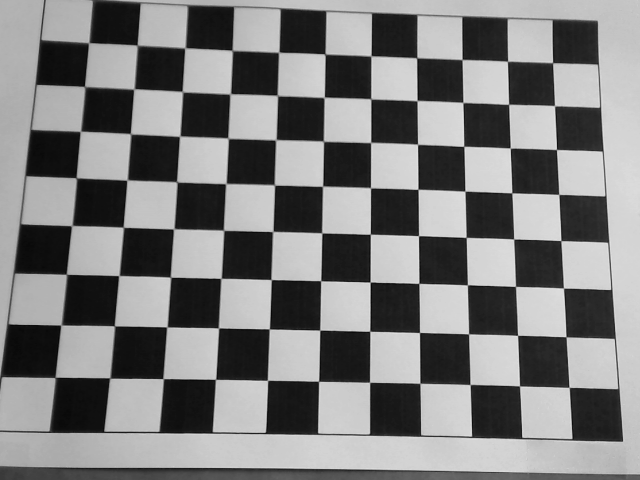
#> input picture data/mire_1.png, 640 x 480 px
$ jupyter execute main.ipynb
#> lines starting #> are read from the running program, lines starting #| are printed output that depends on the picture; after the words box and inside, x2 and y2 are one past the last pixel; in counts of white or black regions, pixels touching at a corner belong together
[cell 1]
# TP Calibrage module du même nom - Raphaël COEZ

# Imports
import cv2
import numpy as np
from matplotlib import pyplot as plt

# Parameters
img_list = ['../data/mire_1.png', '../data/mire_2.png']
box_size = 20
i1 = 480/2
i2 = 640/2
f = 4
val = [0,100]
# [4 lines of commented-out code are left out]
Nx = 8
Ny = 11
N = 2*Nx*Ny
n = N
oc2_sign = -1

[cell 2]
# Get mire_1 corners coord
img = cv2.imread(img_list[0])
#> img is the input picture: shape (480, 640, 3); min 5, max 230, mean 126
corners_pos = np.squeeze(cv2.findChessboardCorners(img,patternSize=[Ny,Nx])[1])
#> corners_pos = 88 pairs, first value 54.96 to 569.2, second value 42.74 to 387.4
cv2.drawChessboardCorners(img,patternSize = [Ny,Nx], corners = corners_pos, patternWasFound=True)
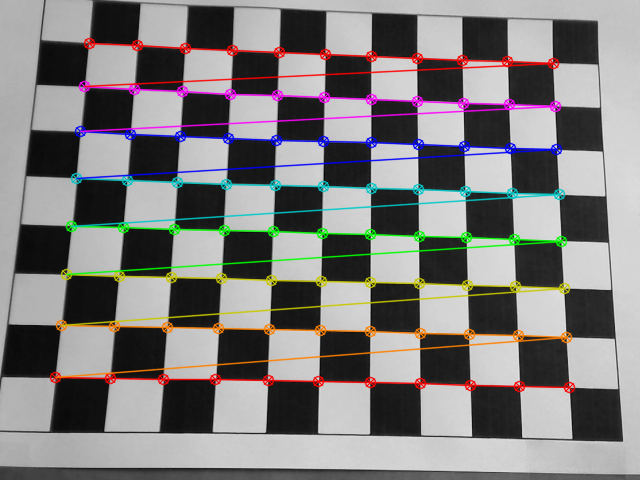
#> img: shape (480, 640, 3); 9.33% of pixels changed, all inside (x1, y1, x2, y2) = (49, 37, 576, 394)
plt.imshow(img)

[cell 3]
# Get mire_2 corners coord
img_2 = cv2.imread(img_list[1])
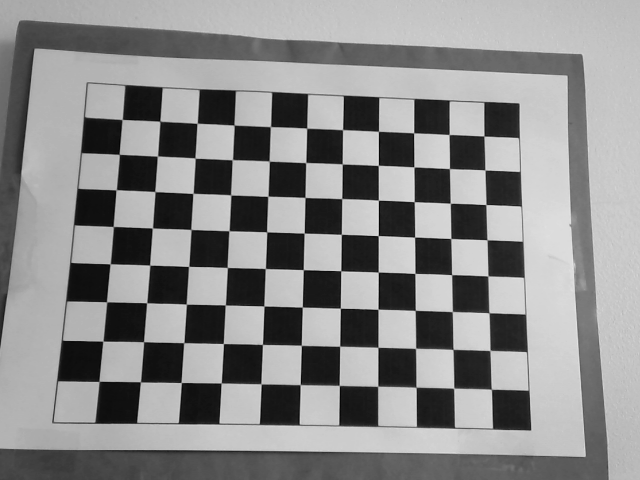
#> input picture data/mire_2.png, 640 x 480 px
#> img_2 is the input picture: shape (480, 640, 3); min 2, max 229, mean 138.2
corners_pos_2 = np.squeeze(cv2.findChessboardCorners(img_2,patternSize=[Ny,Nx])[1])
#> corners_pos_2 = 88 pairs, first value 99 to 490.8, second value 119.4 to 389.1
cv2.drawChessboardCorners(img_2,patternSize = [Ny,Nx], corners = corners_pos_2, patternWasFound=True)
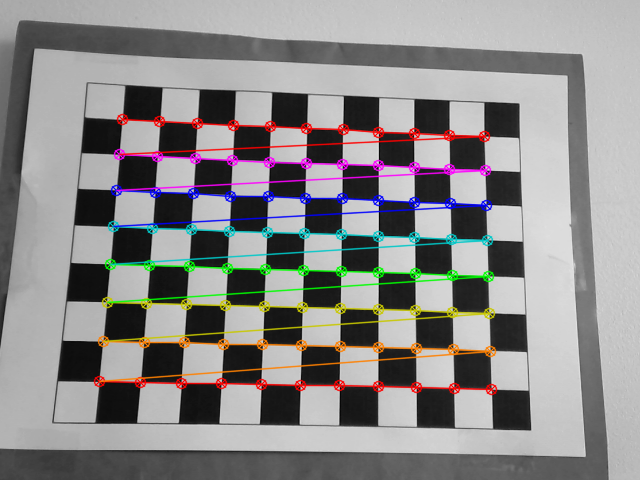
#> img_2: shape (480, 640, 3); 7.66% of pixels changed, all inside (x1, y1, x2, y2) = (93, 113, 498, 396)
plt.imshow(img_2)

[cell 4]
# Build the coord_px vector
coord_px = np.concatenate([np.flip(corners_pos), np.flip(corners_pos_2)])
#> coord_px = 176 pairs, first value 42.74 to 389.1, second value 54.96 to 569.2
print("Coord_px : \n \n",coord_px)
#> (printed output is left out)

[cell 5]
# Build the coord_mm vector
coord_mm_1 = np.zeros([Nx*Ny,3])
x = 0
for i in range(Nx*Ny) :
    coord_mm_1[i,1] = (x) * box_size
    coord_mm_1[i,0] = (i//Ny) * box_size
    coord_mm_1[i,2] = val[0]
    x += 1
    if x >= Ny :
        x = 0

coord_mm_2 = coord_mm_1.copy()
for i in range(Nx*Ny) :
    coord_mm_2[i,2] = val[1]

coord_mm = np.concatenate([coord_mm_1, coord_mm_2])

print("Coord_mm : \n \n",coord_mm)

[cell 6]
# Build A
def get_formula(i, j, coord_px, coord_mm) :
    formula = {0 : (coord_px[i,1]-i2)*coord_mm[i,0], 1 : (coord_px[i,1]-i2)*coord_mm[i,1],
               2 : (coord_px[i,1]-i2)*coord_mm[i,2], 3 : (coord_px[i,1]-i2),
               4 : -(coord_px[i,0]-i1)*coord_mm[i,0], 5 : -(coord_px[i,0]-i1)*coord_mm[i,1],
               6 : -(coord_px[i,0]-i1)*coord_mm[i,2]}
    return formula[j]

A = np.zeros([n,7])
for i in range(n):
    for j in range(7):
        A[i,j] = get_formula(i,j,coord_px, coord_mm)
#> this loop made 176 passes

print(A)
print(A.shape)

[cell 7]
# Build U1
U1 = np.zeros([n,1])
#> U1 = 176 values from 0 to 0
for i in range(n):
    U1[i,0] = coord_px[i,0] - i1
#> after the loop, U1 = 176 values, max 149.1 at index 175, min -197.3 at index 0, mean -6.69

print(U1)

[cell 8]
# Build L
A_t = np.transpose(A)
#L = np.linalg.inv(A_t @ A) @ A_t @ U1
L = np.linalg.pinv(A)@U1
#> L = [-0.00992, -0.000329, -0.0019, 0.856, 0.000198, -0.0102, 0.000987]

print(L)

[cell 9]
# Intermediate Parameters
abs_oc2 = 1/np.sqrt(L[4]**2 + L[5]**2 + L[6]**2)[0]
#> abs_oc2 = 97.54
oc2 = oc2_sign * abs_oc2
#> oc2 = -97.54
beta = abs_oc2 * np.sqrt(L[0]**2 + L[1]**2 + L[2]**2)[0]
#> beta = 0.986
oc1 = L[3][0] * oc2 / beta
#> oc1 = -84.63
r11 = L[0][0] * oc2 / beta
#> r11 = 0.982
r12 = L[1][0] * oc2 / beta
#> r12 = 0.0325
r13 = L[2][0] * oc2 / beta
#> r13 = 0.188
r21 = L[4][0] * oc2
#> r21 = -0.0193
r22 = L[5][0] * oc2
#> r22 = 0.995
r23 = L[6][0] * oc2
#> r23 = -0.0963
R1 = np.array([r11, r12, r13])
#> R1 = [0.982, 0.0325, 0.188]
R2 = np.array([r21, r22, r23])
#> R2 = [-0.0193, 0.995, -0.0963]

[cell 10]
# Rotation matrix parameters
R3 = np.cross(R1, R2)
#> R3 = [-0.191, 0.0908, 0.977]
r31 = R3[0]
#> r31 = -0.191
r32 = R3[1]
#> r32 = 0.0908
r33 = R3[2]
#> r33 = 0.977
phi = -np.arctan(r23/r33)
#> phi = 0.0982
gamma = -np.arctan(r12/r11)
#> gamma = -0.0331
omega = np.arctan(r13/(-r23*np.sin(phi)+r33*np.cos(phi)))
#> omega = 0.189
print(R3)

[cell 11]
# Build U2
U2 = np.zeros([n,1])
for i in range(n):
    U2[i,0] = coord_px[i,1] - i2
#> after the loop, U2 = 176 values, max 249.2 at index 87, min -265 at index 77, mean -9.17

print(U2)

[cell 12]
# Build B
B = np.zeros([n,2])
for i in range(n):
    B[i,0] = U2[i]
    B[i,1] = -(r21*coord_mm[i,0] + r22*coord_mm[i,1] + r23*coord_mm[i,2] + oc2)
#> after the loop, B = 176 pairs, first value -265 to 249.2, second value -101.5 to 109.9

print(B)

[cell 13]
# Build R
R = np.zeros([n])

for i in range(n) :
    R[i] = - U2[i] * (r31 * coord_mm[i,0] + r32 * coord_mm[i,1] + r33 * coord_mm[i,2])
#> after the loop, R = 176 values, max 19350.6 at index 88, min -19009.4 at index 98, mean 48.92

print(R)

[cell 14]
# Find last parameters
[oc3, f2] = np.linalg.inv(B.T@B) @ B.T @ R
#> oc3 = 332.3; f2 = 801.5
s2 = f/f2
#> s2 = 0.00499
f1 = beta * f2
#> f1 = 790.3
s1 = f/f1
#> s1 = 0.00506

print(oc3, f2)

[cell 15]
# Print all parameters

print("Intrisic parameters : \n")
print("oc1 = ", oc1)
print("oc2 = ", oc2)
print("oc3 = ", oc3)
print()
print("phi = ", phi)
print("gamma = ", gamma)
print("omega = ", omega)
print()
print("Extrinsic parameters : \n")
print("f = ", f, "*")
print()
print("s1 = ", s1)
print("s2 = ", s2)
print()
print("i1 = ", i1, "*")
print("i2 = ", i2, "*")

[cell 16]
# Correspondance
M_int = np.array([[f/s1, 0, i1, 0],  [0, f/s2, i2, 0], [0, 0, 1, 0]])
#> M_int = [[790.3, 0, 240, 0], [0, 801.5, 320, 0], [0, 0, 1, 0]]
M_ext = np.array([[r11, r12, r13, oc1], [r21, r22, r23, oc2], [r31, r32, r33, oc3], [0, 0, 0, 1]])
#> M_ext = [[0.982, 0.0325, 0.188, -84.63], [-0.0193, 0.995, -0.0963, -97.54], [-0.191, 0.0908, 0.977, 332.3], [0, 0, 0, 1]]

coord_mm_calibrated = np.empty([n, 4])
for i in range(n) :
    coord_mm_calibrated[i,0] = coord_mm[i,0]
    coord_mm_calibrated[i,1] = coord_mm[i,1]
    coord_mm_calibrated[i,2] = coord_mm[i,2]
    coord_mm_calibrated[i,3] = 1

result = M_int @ M_ext @ coord_mm_calibrated.T
alpha = result[2]
#> alpha = 176 values, max 448.2 at index 98, min 305.6 at index 77, mean 376.9
alpha = r31 * coord_mm[:,0] + r32 * coord_mm[:,1] + r33 * coord_mm[:,2] + oc3

V = np.multiply(result[0], np.reciprocal(alpha[:n]))
#> V = 176 values, max 386.5 at index 175, min 38.73 at index 0, mean 232.7
U = np.multiply(result[1], np.reciprocal(alpha[:n]))
#> U = 176 values, max 564.5 at index 87, min 57.1 at index 77, mean 310.1

marker = 'r.'

plt.figure(1)
plt.axis('off')
img = plt.imread("../data/mire_1.png")
#> img: shape (480, 640, 4) float32
plt.plot(U[:88],V[:88],marker)
plt.imshow(img)
#plt.savefig("../data/projection_mire_1.eps", format = 'eps', pad_inches = 0, bbox_inches='tight')
plt.show()
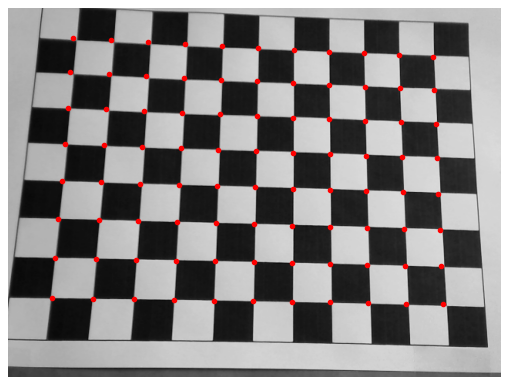
#> figure drawn by matplotlib, 1 panel

[cell 17]
plt.figure(2)
plt.axis('off')
img = plt.imread("../data/mire_2.png")
plt.plot(U[88:],V[88:],marker)
plt.imshow(img)
plt.savefig("../data/projection_mire_2.eps", format = 'eps', pad_inches = 0, bbox_inches='tight')
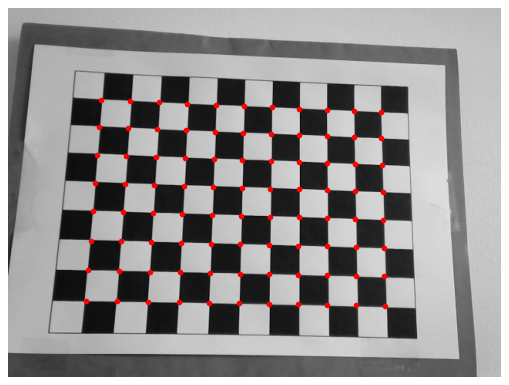
#> figure drawn by matplotlib, 1 panel
plt.show()

[cell 18]
import glob

camera_matrix = np.array([[f/s1, 0, i1],  [0, f/s2, i2], [0, 0, 1]])
#> camera_matrix = [[790.3, 0, 240], [0, 801.5, 320], [0, 0, 1]]
#cv2.calibrateCamera(coord_mm,coord_px,[2*Nx,2*Ny],camera_matrix, )
#print(coord_mm)
criteria = (cv2.TERM_CRITERIA_EPS + cv2.TERM_CRITERIA_MAX_ITER, 30, 0.001)
objp = np.zeros((Nx*Ny,3), np.float32)
objp[:,:2] = np.mgrid[0:Ny,0:Nx].T.reshape(-1,2)

objpoints = []
imgpoints = []
for fname in img_list :
    im = cv2.imread(fname)
    gray = cv2.cvtColor(im,cv2.COLOR_BGR2GRAY)
    ret, corners = cv2.findChessboardCorners(gray, (Ny,Nx), None)
#> ret = True; corners = 88 rows, first 8: [569.2, 387.4], [519.5, 385.9], [470.1, 384.6], [419.8, 383.3], [369.6, 382.3], [318.5, 381.4], [267.5, 380.4], [215.5, 379.4]
    if ret == True:
        objpoints.append(objp)
        imgpoints.append(corners)
        # Draw and display the corners
        cv2.drawChessboardCorners(im, (Ny,Nx), corners, ret)
        plt.imshow(im)
        plt.show()

ret, mtx, dist, rvecs, tvecs = cv2.calibrateCamera(objpoints, imgpoints, gray.shape[::-1], None, None)
#> ret = 0.313; mtx = [[890.4, 0, 341.3], [0, 909.3, 279.7], [0, 0, 1]]; dist = [[-0.0602, 2.18, 0.00557, -0.0124, -8.78]]; rvecs = ([0.0633, -0.414, -3.09], [0.0946, -0.407, -3.09]); tvecs = ([4.55, 2.08, 17.68], [3.93, 2.79, 23.18])
# [7 lines of commented-out code are left out]

[cell 19]
imgpoints2, _ = cv2.projectPoints(objpoints[0], rvecs[0], tvecs[0], mtx, dist)
#> imgpoints2 = 88 rows, first 8: [569.3, 387.2], [519.4, 385.8], [469.6, 384.5], [419.6, 383.4], [369.2, 382.4], [318.4, 381.4], [267.1, 380.4], [215.4, 379.5]
imgpoints2_2, _ = cv2.projectPoints(objpoints[1], rvecs[1], tvecs[1], mtx, dist)
#> imgpoints2_2 = 88 rows, first 8: [491.5, 389.2], [453.6, 388.2], [415.6, 387.3], [377.3, 386.4], [338.7, 385.6], [299.8, 384.8], [260.6, 384], [221, 383.2]

imgpoints2 = np.squeeze(imgpoints2)
#> imgpoints2 = 88 pairs, first value 55.39 to 569.3, second value 42.92 to 387.2
imgpoints2_2 = np.squeeze(imgpoints2_2)
#> imgpoints2_2 = 88 pairs, first value 99.07 to 491.5, second value 119.5 to 389.2

marker2 = 'b.'

img = plt.imread("../data/mire_1.png")

plt.figure(1)
plt.imshow(img)
plt.axis('off')
plt.plot(imgpoints2[:,0],imgpoints2[:,1],marker2)
plt.plot(U[:88],V[:88],marker)
plt.legend(["cv2 Method", "Tsai Method"], loc = "lower left")
plt.savefig("../data/comparaison_mire_1.eps", format = 'eps', pad_inches = 0, bbox_inches='tight')
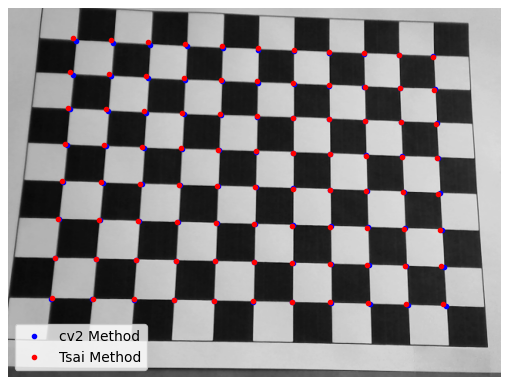
#> figure drawn by matplotlib, 1 panel
plt.show()

[cell 20]
img = plt.imread("../data/mire_2.png")

plt.figure(2)
plt.imshow(img)
plt.axis('off')
plt.plot(imgpoints2_2[:,0],imgpoints2_2[:,1],marker2)
plt.plot(U[88:],V[88:],marker)
plt.legend(["cv2 Method", "Tsai Method"], loc = "lower left")
plt.savefig("../data/comparaison_mire_2.eps", format = 'eps', pad_inches = 0, bbox_inches='tight')
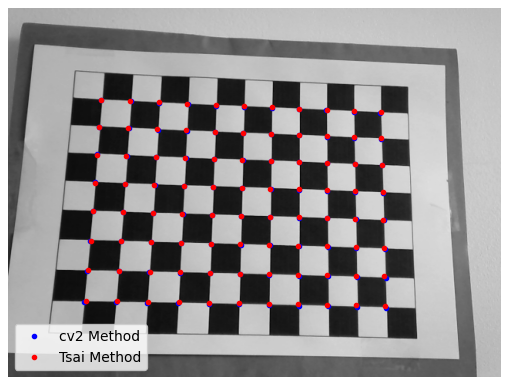
#> figure drawn by matplotlib, 1 panel
plt.show()

[cell 21]
coord_px_tsai = [V,U]
coord_px_cv2 = [np.concatenate([np.flip(imgpoints2[:,1]),np.flip(imgpoints2_2[:,1])]), np.concatenate([np.flip(imgpoints2[:,0]),np.flip(imgpoints2_2[:,0])])]

mse_tsai = np.mean(np.sum((coord_px.T - coord_px_tsai)**2, axis = 0))
#> mse_tsai = 3.01
mse_cv2 = np.mean(np.sum((coord_px.T - coord_px_cv2)**2, axis = 0))
#> mse_cv2 = 0.098

print(mtx)
print(M_int)
print(rvecs)
